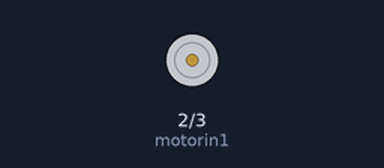
Recording of a sketch running on a simulated Arduino Uno, built with avr-gcc and run on an emulated ATmega328P. On the bench: motor-driver pin pairs drawn as motors (green arrow = first pin HIGH = forward, orange = second pin HIGH = backward, longer = more drive).

Above: at 3.2 s.
At 13.0 s:
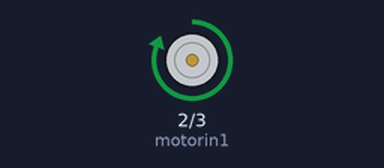
Timing chart, 0 to 27.3 s (numbered marks = the images above):
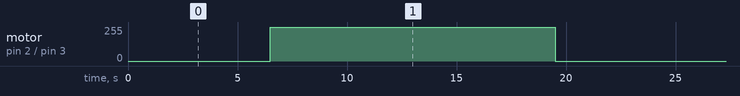

The sketch:

EXA2.ino
```cpp
const int motorin1 = 2;
const int motorin2 = 3;
const int DELAY = 500;

void setup() {

    pinMode(motorin1, OUTPUT);
    pinMode(motorin2, OUTPUT);

}

void loop() {

    digitalWrite(motorin2, LOW);

    for(int i = 0; i <= 255; i += 10) {

        analogWrite(motorin1, i);
        delay(DELAY);

    }

    for(int i = 255; i >= 100; i -= 10) {

        analogWrite(motorin1, i);
        delay(DELAY);

    }

}
```

Measured:
- by itself, motor on pin 2 (motorin1) / pin 3 (motorin2): alternates forward 255/255 for 13.0 s and stopped for 8.0 s
